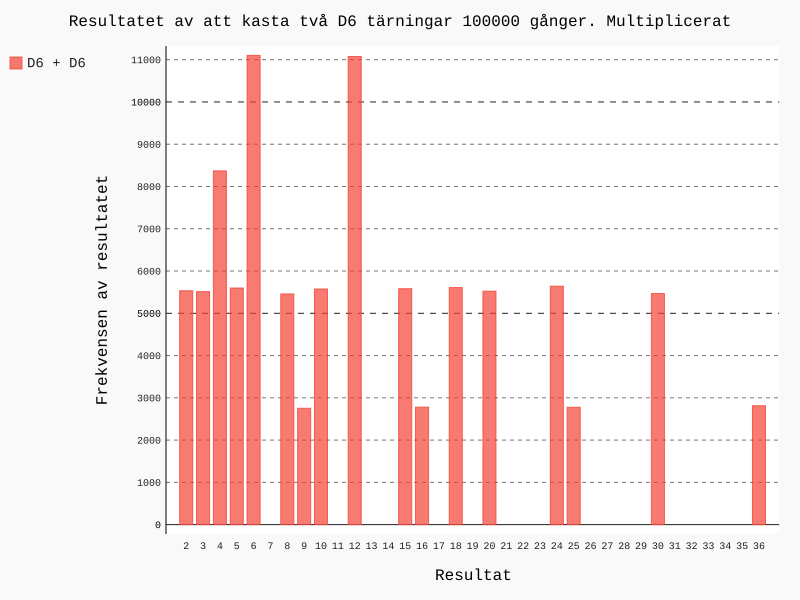

Write Python code to recreate this figure.
import pygal
from die import Die

# Create a D6.
die_1 = Die(6)
die_2 = Die(6)

numb_times = 100000

# Make some rolls, and store results in a list.
results = []

for roll_num in range(numb_times):
    result = die_1.roll() * die_2.roll()
    results.append(result)

# Analyze the results.
frequencies = []
max_result = die_1.num_sides * die_2.num_sides
for value in range(2, max_result+1):
    frequency = results.count(value)
    frequencies.append(frequency)

#print(frequencies)

# Visualize the results.
hist = pygal.Bar()

hist.title = "Resultatet av att kasta två D"+str(die_1.num_sides)+" tärningar "+ str(numb_times) +" gånger. Multiplicerat"
hist.x_labels = [x for x in range(2, max_result+1)]
#hist.x_labels = ['2', '3', '4', '5', '6', '7', '8', '9', '10', '11', '12']
hist.x_title = "Resultat"
hist.y_title = "Frekvensen av resultatet"

hist.add('D'+str(die_1.num_sides)+' + D'+str(die_1.num_sides), frequencies)
hist.render_to_file('dice_visual_multi.svg')
